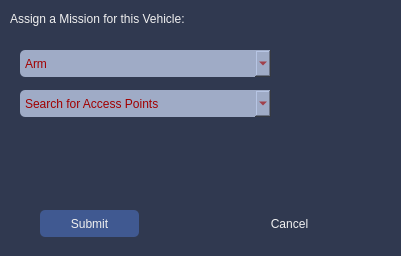
<?xml version="1.0" encoding="UTF-8"?>
<ui version="4.0">
 <class>MissionSelectWidget</class>
 <widget class="QWidget" name="MissionSelectWidget">
  <property name="geometry">
   <rect>
    <x>0</x>
    <y>0</y>
    <width>401</width>
    <height>256</height>
   </rect>
  </property>
  <property name="palette">
   <palette>
    <active>
     <colorrole role="WindowText">
      <brush brushstyle="SolidPattern">
       <color alpha="255">
        <red>12</red>
        <green>12</green>
        <blue>12</blue>
       </color>
      </brush>
     </colorrole>
     <colorrole role="Button">
      <brush brushstyle="SolidPattern">
       <color alpha="255">
        <red>48</red>
        <green>57</green>
        <blue>80</blue>
       </color>
      </brush>
     </colorrole>
     <colorrole role="Midlight">
      <brush brushstyle="SolidPattern">
       <color alpha="255">
        <red>12</red>
        <green>12</green>
        <blue>12</blue>
       </color>
      </brush>
     </colorrole>
     <colorrole role="Dark">
      <brush brushstyle="SolidPattern">
       <color alpha="255">
        <red>12</red>
        <green>12</green>
        <blue>12</blue>
       </color>
      </brush>
     </colorrole>
     <colorrole role="Mid">
      <brush brushstyle="SolidPattern">
       <color alpha="255">
        <red>255</red>
        <green>255</green>
        <blue>255</blue>
       </color>
      </brush>
     </colorrole>
     <colorrole role="Text">
      <brush brushstyle="SolidPattern">
       <color alpha="255">
        <red>12</red>
        <green>12</green>
        <blue>12</blue>
       </color>
      </brush>
     </colorrole>
     <colorrole role="ButtonText">
      <brush brushstyle="SolidPattern">
       <color alpha="255">
        <red>240</red>
        <green>240</green>
        <blue>240</blue>
       </color>
      </brush>
     </colorrole>
     <colorrole role="Base">
      <brush brushstyle="SolidPattern">
       <color alpha="255">
        <red>48</red>
        <green>57</green>
        <blue>80</blue>
       </color>
      </brush>
     </colorrole>
     <colorrole role="Window">
      <brush brushstyle="SolidPattern">
       <color alpha="255">
        <red>48</red>
        <green>57</green>
        <blue>80</blue>
       </color>
      </brush>
     </colorrole>
     <colorrole role="Shadow">
      <brush brushstyle="SolidPattern">
       <color alpha="255">
        <red>255</red>
        <green>255</green>
        <blue>255</blue>
       </color>
      </brush>
     </colorrole>
     <colorrole role="Highlight">
      <brush brushstyle="SolidPattern">
       <color alpha="255">
        <red>240</red>
        <green>119</green>
        <blue>70</blue>
       </color>
      </brush>
     </colorrole>
     <colorrole role="AlternateBase">
      <brush brushstyle="SolidPattern">
       <color alpha="255">
        <red>255</red>
        <green>85</green>
        <blue>0</blue>
       </color>
      </brush>
     </colorrole>
    </active>
    <inactive>
     <colorrole role="WindowText">
      <brush brushstyle="SolidPattern">
       <color alpha="255">
        <red>12</red>
        <green>12</green>
        <blue>12</blue>
       </color>
      </brush>
     </colorrole>
     <colorrole role="Button">
      <brush brushstyle="SolidPattern">
       <color alpha="255">
        <red>48</red>
        <green>57</green>
        <blue>80</blue>
       </color>
      </brush>
     </colorrole>
     <colorrole role="Midlight">
      <brush brushstyle="SolidPattern">
       <color alpha="255">
        <red>12</red>
        <green>12</green>
        <blue>12</blue>
       </color>
      </brush>
     </colorrole>
     <colorrole role="Dark">
      <brush brushstyle="SolidPattern">
       <color alpha="255">
        <red>12</red>
        <green>12</green>
        <blue>12</blue>
       </color>
      </brush>
     </colorrole>
     <colorrole role="Mid">
      <brush brushstyle="SolidPattern">
       <color alpha="255">
        <red>255</red>
        <green>255</green>
        <blue>255</blue>
       </color>
      </brush>
     </colorrole>
     <colorrole role="Text">
      <brush brushstyle="SolidPattern">
       <color alpha="255">
        <red>12</red>
        <green>12</green>
        <blue>12</blue>
       </color>
      </brush>
     </colorrole>
     <colorrole role="ButtonText">
      <brush brushstyle="SolidPattern">
       <color alpha="255">
        <red>240</red>
        <green>240</green>
        <blue>240</blue>
       </color>
      </brush>
     </colorrole>
     <colorrole role="Base">
      <brush brushstyle="SolidPattern">
       <color alpha="255">
        <red>48</red>
        <green>57</green>
        <blue>80</blue>
       </color>
      </brush>
     </colorrole>
     <colorrole role="Window">
      <brush brushstyle="SolidPattern">
       <color alpha="255">
        <red>48</red>
        <green>57</green>
        <blue>80</blue>
       </color>
      </brush>
     </colorrole>
     <colorrole role="Shadow">
      <brush brushstyle="SolidPattern">
       <color alpha="255">
        <red>255</red>
        <green>255</green>
        <blue>255</blue>
       </color>
      </brush>
     </colorrole>
     <colorrole role="Highlight">
      <brush brushstyle="SolidPattern">
       <color alpha="255">
        <red>12</red>
        <green>12</green>
        <blue>12</blue>
       </color>
      </brush>
     </colorrole>
     <colorrole role="AlternateBase">
      <brush brushstyle="SolidPattern">
       <color alpha="255">
        <red>255</red>
        <green>85</green>
        <blue>0</blue>
       </color>
      </brush>
     </colorrole>
    </inactive>
    <disabled>
     <colorrole role="WindowText">
      <brush brushstyle="SolidPattern">
       <color alpha="255">
        <red>12</red>
        <green>12</green>
        <blue>12</blue>
       </color>
      </brush>
     </colorrole>
     <colorrole role="Button">
      <brush brushstyle="SolidPattern">
       <color alpha="255">
        <red>48</red>
        <green>57</green>
        <blue>80</blue>
       </color>
      </brush>
     </colorrole>
     <colorrole role="Midlight">
      <brush brushstyle="SolidPattern">
       <color alpha="255">
        <red>12</red>
        <green>12</green>
        <blue>12</blue>
       </color>
      </brush>
     </colorrole>
     <colorrole role="Dark">
      <brush brushstyle="SolidPattern">
       <color alpha="255">
        <red>12</red>
        <green>12</green>
        <blue>12</blue>
       </color>
      </brush>
     </colorrole>
     <colorrole role="Mid">
      <brush brushstyle="SolidPattern">
       <color alpha="255">
        <red>255</red>
        <green>255</green>
        <blue>255</blue>
       </color>
      </brush>
     </colorrole>
     <colorrole role="Text">
      <brush brushstyle="SolidPattern">
       <color alpha="255">
        <red>12</red>
        <green>12</green>
        <blue>12</blue>
       </color>
      </brush>
     </colorrole>
     <colorrole role="ButtonText">
      <brush brushstyle="SolidPattern">
       <color alpha="255">
        <red>240</red>
        <green>240</green>
        <blue>240</blue>
       </color>
      </brush>
     </colorrole>
     <colorrole role="Base">
      <brush brushstyle="SolidPattern">
       <color alpha="255">
        <red>48</red>
        <green>57</green>
        <blue>80</blue>
       </color>
      </brush>
     </colorrole>
     <colorrole role="Window">
      <brush brushstyle="SolidPattern">
       <color alpha="255">
        <red>48</red>
        <green>57</green>
        <blue>80</blue>
       </color>
      </brush>
     </colorrole>
     <colorrole role="Shadow">
      <brush brushstyle="SolidPattern">
       <color alpha="255">
        <red>255</red>
        <green>255</green>
        <blue>255</blue>
       </color>
      </brush>
     </colorrole>
     <colorrole role="Highlight">
      <brush brushstyle="SolidPattern">
       <color alpha="255">
        <red>12</red>
        <green>12</green>
        <blue>12</blue>
       </color>
      </brush>
     </colorrole>
     <colorrole role="AlternateBase">
      <brush brushstyle="SolidPattern">
       <color alpha="255">
        <red>255</red>
        <green>85</green>
        <blue>0</blue>
       </color>
      </brush>
     </colorrole>
    </disabled>
   </palette>
  </property>
  <property name="windowTitle">
   <string>Mission Select</string>
  </property>
  <property name="styleSheet">
   <string notr="true">background-color: rgb(48, 57, 80);
color: rgb(240, 240, 240);
border-radius: 5px;</string>
  </property>
  <widget class="QComboBox" name="missionComboBox">
   <property name="geometry">
    <rect>
     <x>20</x>
     <y>50</y>
     <width>251</width>
     <height>27</height>
    </rect>
   </property>
   <property name="palette">
    <palette>
     <active>
      <colorrole role="WindowText">
       <brush brushstyle="SolidPattern">
        <color alpha="255">
         <red>161</red>
         <green>0</green>
         <blue>0</blue>
        </color>
       </brush>
      </colorrole>
      <colorrole role="Button">
       <brush brushstyle="SolidPattern">
        <color alpha="255">
         <red>159</red>
         <green>171</green>
         <blue>198</blue>
        </color>
       </brush>
      </colorrole>
      <colorrole role="Text">
       <brush brushstyle="SolidPattern">
        <color alpha="255">
         <red>161</red>
         <green>0</green>
         <blue>0</blue>
        </color>
       </brush>
      </colorrole>
      <colorrole role="ButtonText">
       <brush brushstyle="SolidPattern">
        <color alpha="255">
         <red>161</red>
         <green>0</green>
         <blue>0</blue>
        </color>
       </brush>
      </colorrole>
      <colorrole role="Base">
       <brush brushstyle="SolidPattern">
        <color alpha="255">
         <red>159</red>
         <green>171</green>
         <blue>198</blue>
        </color>
       </brush>
      </colorrole>
      <colorrole role="Window">
       <brush brushstyle="SolidPattern">
        <color alpha="255">
         <red>159</red>
         <green>171</green>
         <blue>198</blue>
        </color>
       </brush>
      </colorrole>
     </active>
     <inactive>
      <colorrole role="WindowText">
       <brush brushstyle="SolidPattern">
        <color alpha="255">
         <red>161</red>
         <green>0</green>
         <blue>0</blue>
        </color>
       </brush>
      </colorrole>
      <colorrole role="Button">
       <brush brushstyle="SolidPattern">
        <color alpha="255">
         <red>159</red>
         <green>171</green>
         <blue>198</blue>
        </color>
       </brush>
      </colorrole>
      <colorrole role="Text">
       <brush brushstyle="SolidPattern">
        <color alpha="255">
         <red>161</red>
         <green>0</green>
         <blue>0</blue>
        </color>
       </brush>
      </colorrole>
      <colorrole role="ButtonText">
       <brush brushstyle="SolidPattern">
        <color alpha="255">
         <red>161</red>
         <green>0</green>
         <blue>0</blue>
        </color>
       </brush>
      </colorrole>
      <colorrole role="Base">
       <brush brushstyle="SolidPattern">
        <color alpha="255">
         <red>159</red>
         <green>171</green>
         <blue>198</blue>
        </color>
       </brush>
      </colorrole>
      <colorrole role="Window">
       <brush brushstyle="SolidPattern">
        <color alpha="255">
         <red>159</red>
         <green>171</green>
         <blue>198</blue>
        </color>
       </brush>
      </colorrole>
     </inactive>
     <disabled>
      <colorrole role="WindowText">
       <brush brushstyle="SolidPattern">
        <color alpha="255">
         <red>161</red>
         <green>0</green>
         <blue>0</blue>
        </color>
       </brush>
      </colorrole>
      <colorrole role="Button">
       <brush brushstyle="SolidPattern">
        <color alpha="255">
         <red>159</red>
         <green>171</green>
         <blue>198</blue>
        </color>
       </brush>
      </colorrole>
      <colorrole role="Text">
       <brush brushstyle="SolidPattern">
        <color alpha="255">
         <red>161</red>
         <green>0</green>
         <blue>0</blue>
        </color>
       </brush>
      </colorrole>
      <colorrole role="ButtonText">
       <brush brushstyle="SolidPattern">
        <color alpha="255">
         <red>161</red>
         <green>0</green>
         <blue>0</blue>
        </color>
       </brush>
      </colorrole>
      <colorrole role="Base">
       <brush brushstyle="SolidPattern">
        <color alpha="255">
         <red>159</red>
         <green>171</green>
         <blue>198</blue>
        </color>
       </brush>
      </colorrole>
      <colorrole role="Window">
       <brush brushstyle="SolidPattern">
        <color alpha="255">
         <red>159</red>
         <green>171</green>
         <blue>198</blue>
        </color>
       </brush>
      </colorrole>
     </disabled>
    </palette>
   </property>
   <property name="styleSheet">
    <string notr="true">color: rgb(161, 0, 0);
background-color: rgb(159, 171, 198);
</string>
   </property>
   <property name="editable">
    <bool>false</bool>
   </property>
   <item>
    <property name="text">
     <string>Arm</string>
    </property>
   </item>
   <item>
    <property name="text">
     <string>Disarm</string>
    </property>
   </item>
   <item>
    <property name="text">
     <string>Land</string>
    </property>
   </item>
   <item>
    <property name="text">
     <string>Follow A Play</string>
    </property>
   </item>
   <item>
    <property name="text">
     <string>Loiter</string>
    </property>
   </item>
   <item>
    <property name="text">
     <string>Return Home</string>
    </property>
   </item>
  </widget>
  <widget class="QComboBox" name="playsComboBox">
   <property name="enabled">
    <bool>true</bool>
   </property>
   <property name="geometry">
    <rect>
     <x>20</x>
     <y>90</y>
     <width>251</width>
     <height>27</height>
    </rect>
   </property>
   <property name="styleSheet">
    <string notr="true">color: rgb(161, 0, 0);
background-color: rgb(159, 171, 198);
</string>
   </property>
   <item>
    <property name="text">
     <string>Search for Access Points</string>
    </property>
   </item>
   <item>
    <property name="text">
     <string>Scout Building</string>
    </property>
   </item>
  </widget>
  <widget class="QLabel" name="label">
   <property name="geometry">
    <rect>
     <x>10</x>
     <y>10</y>
     <width>241</width>
     <height>17</height>
    </rect>
   </property>
   <property name="text">
    <string>Assign a Mission for this Vehicle:</string>
   </property>
  </widget>
  <widget class="QPushButton" name="submitMission">
   <property name="geometry">
    <rect>
     <x>40</x>
     <y>210</y>
     <width>99</width>
     <height>27</height>
    </rect>
   </property>
   <property name="styleSheet">
    <string notr="true">background-color: rgb(64, 89, 145);
color: rgb(240, 240, 240);</string>
   </property>
   <property name="text">
    <string>Submit</string>
   </property>
  </widget>
  <widget class="QPushButton" name="cancelMission">
   <property name="geometry">
    <rect>
     <x>240</x>
     <y>210</y>
     <width>99</width>
     <height>27</height>
    </rect>
   </property>
   <property name="styleSheet">
    <string notr="true">background-color: rgb(161, 20, 40);
color: rgb(240, 240, 240);
my_combo_box-&gt;setStyleSheet(&quot;background:#ff0000&quot;);</string>
   </property>
   <property name="text">
    <string>Cancel</string>
   </property>
  </widget>
 </widget>
 <resources/>
 <connections/>
</ui>
